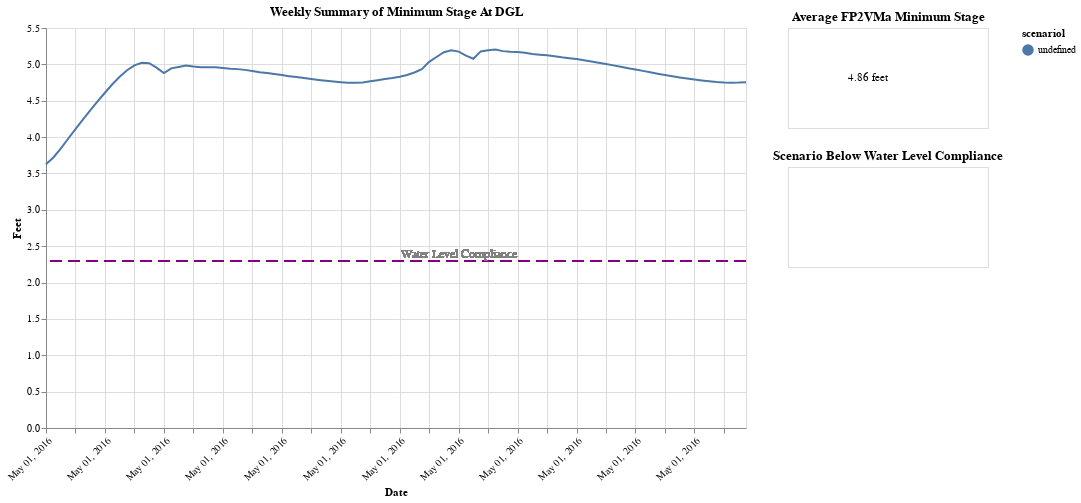

Source (notebook cell):
### Code cell
elev_cols = ["scenario"]

base_elevation = alt.Chart(filtered_df).mark_line().encode(
        x=alt.X('yearmonthdatehoursminutes(datetime):T', title='Date', axis=alt.Axis(format='%b %d, %Y', labelAngle=-45)),
        y=alt.Y('water_level:Q', title='Feet'),
        color='scenariol:N'
    ).transform_fold(
        ["scenario"],  # Columns to be "melted" into a long format
        as_=['model', 'value']  # New column names
    ).add_params(
        interval
    ).properties(
        title="Weekly Summary of Minimum Stage At DGL"
    )
yrule_wl = alt.Chart(filtered_df).mark_rule(color = "purple", strokeDash=[12, 6], size=1.5).encode(
            y=alt.datum(2.3)
    )
yrule_wl_text = alt.Chart(filtered_df).mark_text(
        text="Water Level Compliance",
        align="left",
        baseline="bottom",
        fontSize=12,
        color="grey",
        dx=5  # Offset text slightly to the right of the rule
    ).encode(
        y=alt.datum(2.3)  # Same y position as the rule
    )
nearest_elev = alt.selection_point(nearest=True, on="pointerover",
                                  fields=["datetime"], empty=False)
points_elev = base_elevation.mark_point().encode(
        opacity=alt.condition(nearest_elev, alt.value(1), alt.value(0))
    )
rules_elev = alt.Chart(filtered_df).mark_rule(color="gray", opacity=0).encode(
        x="datetime:T",
        opacity=alt.condition(nearest_elev, alt.value(0.3), alt.value(0)),
    ).add_params(nearest_elev)
when_near = alt.when(nearest_elev)
text = base_elevation.mark_text(
        align="left", dx=5, dy=-5
    ).transform_calculate(
        label='format(datum.water_level, ".2f") + " feet"'
    ).encode(
        text=when_near.then("label:N").otherwise(alt.value(" "))
    )
average_scenario_stage = alt.Chart(filtered_df).mark_text(align='right').encode(
            y=alt.Y('stat:N', axis=None),
            text=alt.Text('summary:N')
        ).transform_filter(
            interval
        ).transform_aggregate(
            average_stage='mean(water_level)'
        ).transform_fold(
            ['average_stage'],  # Separate each statistic
            as_=['stat', 'value']
        ).transform_calculate(
            summary='format(datum.average_stage, ".2f") + " feet"'
        )
avg_stage = average_scenario_stage.encode(text='summary:N').properties(
            title=alt.Title(text='Average FP2VMa Minimum Stage', align='center')
    )
scenario_duration_below_wl = alt.Chart(filtered_df).mark_text(align='right').encode(
        y=alt.Y('wl_stat:N', axis=None),
            text=alt.Text('below_wl:N')
        # ).transform_filter(
        #     interval
        ).transform_filter(
            "datum.FPV1Ma < 2.3"
        ).transform_aggregate(
            total_time_below_wl='sum(time_unit)'
        ).transform_calculate(
            below_wl='format(datum.total_time_below_wl, ".2f") + " hour"'
        ).properties(
            title=alt.Title(text='Scenario Below Water Level Compliance', align='center')
        )

# modeled_historic_below_wl = alt.Chart(filtered_df).mark_text(align='right').encode(
#         y=alt.Y('wl_stat:N', axis=None),
#             text=alt.Text('below_wl:N')
#         ).transform_filter(
#             interval
#         ).transform_filter(
#             "datum.Modeled_Historic < 2.3"
#         ).transform_aggregate(
#             total_time_below_wl='sum(time_unit)'
#         ).transform_calculate(
#             below_wl='format(datum.total_time_below_wl, ".2f") + " hour"'
#         ).properties(
#             title=alt.Title(text='Modeled Historic Below Water Level Compliance', align='center')
#         )
    
avg_stage = avg_stage.properties(width=200, height=100)
scenario_duration_below_wl = scenario_duration_below_wl.properties(width=200, height=100)
# modeled_historic_below_wl = modeled_historic_below_wl.properties(width=200, height=100)
    # (base, points, yrule, rules, area_dgl_true
weekly_min_stage_chart = alt.layer(base_elevation, 
                              points_elev, 
                              yrule_wl, 
                              yrule_wl_text,
                              rules_elev,
                            #   area_dgl_true,
                              text
    ).properties(width=700, height=400)
    
combined_elev_text = alt.vconcat(
        avg_stage,
        scenario_duration_below_wl,
        # modeled_historic_below_wl
    )
combined_elev_chart = alt.hconcat(
        weekly_min_stage_chart,
        combined_elev_text
    )

combined_elev_chart
# avg_stage

### Figure 1 — Vega-Lite specification as saved in the notebook (floating-point values rounded to 4 significant figures)
{"config": {"view": {"continuousWidth": 300, "continuousHeight": 300}}, "hconcat": [{"layer": [{"mark": {"type": "line"}, "encoding": {"color": {"field": "scenariol", "type": "nominal"}, "x": {"axis": {"format": "%b %d, %Y", "labelAngle": -45}, "field": "datetime", "timeUnit": "yearmonthdatehoursminutes", "title": "Date", "type": "temporal"}, "y": {"field": "water_level", "title": "Feet", "type": "quantitative"}}, "name": "view_51", "title": "Weekly Summary of Minimum Stage At DGL", "transform": [{"fold": ["scenario"], "as": ["model", "value"]}]}, {"mark": {"type": "point"}, "encoding": {"color": {"field": "scenariol", "type": "nominal"}, "opacity": {"condition": {"param": "param_27", "value": 1, "empty": false}, "value": 0}, "x": {"axis": {"format": "%b %d, %Y", "labelAngle": -45}, "field": "datetime", "timeUnit": "yearmonthdatehoursminutes", "title": "Date", "type": "temporal"}, "y": {"field": "water_level", "title": "Feet", "type": "quantitative"}}, "title": "Weekly Summary of Minimum Stage At DGL", "transform": [{"fold": ["scenario"], "as": ["model", "value"]}]}, {"mark": {"type": "rule", "color": "purple", "size": 1.5, "strokeDash": [12, 6]}, "encoding": {"y": {"datum": 2.3}}}, {"mark": {"type": "text", "align": "left", "baseline": "bottom", "color": "grey", "dx": 5, "fontSize": 12, "text": "Water Level Compliance"}, "encoding": {"y": {"datum": 2.3}}}, {"mark": {"type": "rule", "color": "gray", "opacity": 0}, "encoding": {"opacity": {"condition": {"param": "param_27", "value": 0.3, "empty": false}, "value": 0}, "x": {"field": "datetime", "type": "temporal"}}, "name": "view_52"}, {"mark": {"type": "text", "align": "left", "dx": 5, "dy": -5}, "encoding": {"color": {"field": "scenariol", "type": "nominal"}, "text": {"condition": {"param": "param_27", "empty": false, "field": "label", "type": "nominal"}, "value": " "}, "x": {"axis": {"format": "%b %d, %Y", "labelAngle": -45}, "field": "datetime", "timeUnit": "yearmonthdatehoursminutes", "title": "Date", "type": "temporal"}, "y": {"field": "water_level", "title": "Feet", "type": "quantitative"}}, "title": "Weekly Summary of Minimum Stage At DGL", "transform": [{"fold": ["scenario"], "as": ["model", "value"]}, {"calculate": "format(datum.water_level, \".2f\") + \" feet\"", "as": "label"}]}], "height": 400, "width": 700}, {"vconcat": [{"mark": {"type": "text", "align": "right"}, "encoding": {"text": {"field": "summary", "type": "nominal"}, "y": {"axis": null, "field": "stat", "type": "nominal"}}, "height": 100, "title": {"text": "Average FP2VMa Minimum Stage", "align": "center"}, "transform": [{"filter": {"param": "param_5"}}, {"aggregate": [{"op": "mean", "field": "water_level", "as": "average_stage"}]}, {"fold": ["average_stage"], "as": ["stat", "value"]}, {"calculate": "format(datum.average_stage, \".2f\") + \" feet\"", "as": "summary"}], "width": 200}, {"mark": {"type": "text", "align": "right"}, "encoding": {"text": {"field": "below_wl", "type": "nominal"}, "y": {"axis": null, "field": "wl_stat", "type": "nominal"}}, "height": 100, "title": {"text": "Scenario Below Water Level Compliance", "align": "center"}, "transform": [{"filter": "datum.FPV1Ma < 2.3"}, {"aggregate": [{"op": "sum", "field": "time_unit", "as": "total_time_below_wl"}]}, {"calculate": "format(datum.total_time_below_wl, \".2f\") + \" hour\"", "as": "below_wl"}], "width": 200}]}], "data": {"name": "data-7d511115bbef4cd266e20d3cd0b5cb03"}, "params": [{"name": "param_5", "select": {"type": "interval", "encodings": ["x"], "mark": {"fill": "blue"}}, "views": ["view_51"]}, {"name": "param_27", "select": {"type": "point", "fields": ["datetime"], "nearest": true, "on": "pointerover"}, "views": ["view_52"]}], "$schema": "https://vega.github.io/schema/vega-lite/v5.20.1.json", "datasets": {"data-7d511115bbef4cd266e20d3cd0b5cb03": [{"datetime": "2016-05-01T00:00:00", "water_level": 3.627, "unit": "FEET", "gate": "DGL", "parameter": "STAGE", "scenario": "FPV1MA", "year": 2016, "time_unit": 0.25, "week": 17}, {"datetime": "2016-05-01T00:15:00", "water_level": 3.72, "unit": "FEET", "gate": "DGL", "parameter": "STAGE", "scenario": "FPV1MA", "year": 2016, "time_unit": 0.25, "week": 17}, {"datetime": "2016-05-01T00:30:00", "water_level": 3.841, "unit": "FEET", "gate": "DGL", "parameter": "STAGE", "scenario": "FPV1MA", "year": 2016, "time_unit": 0.25, "week": 17}, {"datetime": "2016-05-01T00:45:00", "water_level": 3.977, "unit": "FEET", "gate": "DGL", "parameter": "STAGE", "scenario": "FPV1MA", "year": 2016, "time_unit": 0.25, "week": 17}, {"datetime": "2016-05-01T01:00:00", "water_level": 4.111, "unit": "FEET", "gate": "DGL", "parameter": "STAGE", "scenario": "FPV1MA", "year": 2016, "time_unit": 0.25, "week": 17}, {"datetime": "2016-05-01T01:15:00", "water_level": 4.241, "unit": "FEET", "gate": "DGL", "parameter": "STAGE", "scenario": "FPV1MA", "year": 2016, "time_unit": 0.25, "week": 17}, {"datetime": "2016-05-01T01:30:00", "water_level": 4.366, "unit": "FEET", "gate": "DGL", "parameter": "STAGE", "scenario": "FPV1MA", "year": 2016, "time_unit": 0.25, "week": 17}, {"datetime": "2016-05-01T01:45:00", "water_level": 4.49, "unit": "FEET", "gate": "DGL", "parameter": "STAGE", "scenario": "FPV1MA", "year": 2016, "time_unit": 0.25, "week": 17}, {"datetime": "2016-05-01T02:00:00", "water_level": 4.61, "unit": "FEET", "gate": "DGL", "parameter": "STAGE", "scenario": "FPV1MA", "year": 2016, "time_unit": 0.25, "week": 17}, {"datetime": "2016-05-01T02:15:00", "water_level": 4.727, "unit": "FEET", "gate": "DGL", "parameter": "STAGE", "scenario": "FPV1MA", "year": 2016, "time_unit": 0.25, "week": 17}, {"datetime": "2016-05-01T02:30:00", "water_level": 4.83, "unit": "FEET", "gate": "DGL", "parameter": "STAGE", "scenario": "FPV1MA", "year": 2016, "time_unit": 0.25, "week": 17}, {"datetime": "2016-05-01T02:45:00", "water_level": 4.919, "unit": "FEET", "gate": "DGL", "parameter": "STAGE", "scenario": "FPV1MA", "year": 2016, "time_unit": 0.25, "week": 17}, {"datetime": "2016-05-01T03:00:00", "water_level": 4.985, "unit": "FEET", "gate": "DGL", "parameter": "STAGE", "scenario": "FPV1MA", "year": 2016, "time_unit": 0.25, "week": 17}, {"datetime": "2016-05-01T03:15:00", "water_level": 5.023, "unit": "FEET", "gate": "DGL", "parameter": "STAGE", "scenario": "FPV1MA", "year": 2016, "time_unit": 0.25, "week": 17}, {"datetime": "2016-05-01T03:30:00", "water_level": 5.017, "unit": "FEET", "gate": "DGL", "parameter": "STAGE", "scenario": "FPV1MA", "year": 2016, "time_unit": 0.25, "week": 17}, {"datetime": "2016-05-01T03:45:00", "water_level": 4.955, "unit": "FEET", "gate": "DGL", "parameter": "STAGE", "scenario": "FPV1MA", "year": 2016, "time_unit": 0.25, "week": 17}, {"datetime": "2016-05-01T04:00:00", "water_level": 4.88, "unit": "FEET", "gate": "DGL", "parameter": "STAGE", "scenario": "FPV1MA", "year": 2016, "time_unit": 0.25, "week": 17}, {"datetime": "2016-05-01T04:15:00", "water_level": 4.945, "unit": "FEET", "gate": "DGL", "parameter": "STAGE", "scenario": "FPV1MA", "year": 2016, "time_unit": 0.25, "week": 17}, {"datetime": "2016-05-01T04:30:00", "water_level": 4.965, "unit": "FEET", "gate": "DGL", "parameter": "STAGE", "scenario": "FPV1MA", "year": 2016, "time_unit": 0.25, "week": 17}, {"datetime": "2016-05-01T04:45:00", "water_level": 4.985, "unit": "FEET", "gate": "DGL", "parameter": "STAGE", "scenario": "FPV1MA", "year": 2016, "time_unit": 0.25, "week": 17}, {"datetime": "2016-05-01T05:00:00", "water_level": 4.97, "unit": "FEET", "gate": "DGL", "parameter": "STAGE", "scenario": "FPV1MA", "year": 2016, "time_unit": 0.25, "week": 17}, {"datetime": "2016-05-01T05:15:00", "water_level": 4.959, "unit": "FEET", "gate": "DGL", "parameter": "STAGE", "scenario": "FPV1MA", "year": 2016, "time_unit": 0.25, "week": 17}, {"datetime": "2016-05-01T05:30:00", "water_level": 4.96, "unit": "FEET", "gate": "DGL", "parameter": "STAGE", "scenario": "FPV1MA", "year": 2016, "time_unit": 0.25, "week": 17}, {"datetime": "2016-05-01T05:45:00", "water_level": 4.96, "unit": "FEET", "gate": "DGL", "parameter": "STAGE", "scenario": "FPV1MA", "year": 2016, "time_unit": 0.25, "week": 17}, {"datetime": "2016-05-01T06:00:00", "water_level": 4.95, "unit": "FEET", "gate": "DGL", "parameter": "STAGE", "scenario": "FPV1MA", "year": 2016, "time_unit": 0.25, "week": 17}, {"datetime": "2016-05-01T06:15:00", "water_level": 4.941, "unit": "FEET", "gate": "DGL", "parameter": "STAGE", "scenario": "FPV1MA", "year": 2016, "time_unit": 0.25, "week": 17}, {"datetime": "2016-05-01T06:30:00", "water_level": 4.935, "unit": "FEET", "gate": "DGL", "parameter": "STAGE", "scenario": "FPV1MA", "year": 2016, "time_unit": 0.25, "week": 17}, {"datetime": "2016-05-01T06:45:00", "water_level": 4.924, "unit": "FEET", "gate": "DGL", "parameter": "STAGE", "scenario": "FPV1MA", "year": 2016, "time_unit": 0.25, "week": 17}, {"datetime": "2016-05-01T07:00:00", "water_level": 4.908, "unit": "FEET", "gate": "DGL", "parameter": "STAGE", "scenario": "FPV1MA", "year": 2016, "time_unit": 0.25, "week": 17}, {"datetime": "2016-05-01T07:15:00", "water_level": 4.892, "unit": "FEET", "gate": "DGL", "parameter": "STAGE", "scenario": "FPV1MA", "year": 2016, "time_unit": 0.25, "week": 17}, {"datetime": "2016-05-01T07:30:00", "water_level": 4.881, "unit": "FEET", "gate": "DGL", "parameter": "STAGE", "scenario": "FPV1MA", "year": 2016, "time_unit": 0.25, "week": 17}, {"datetime": "2016-05-01T07:45:00", "water_level": 4.868, "unit": "FEET", "gate": "DGL", "parameter": "STAGE", "scenario": "FPV1MA", "year": 2016, "time_unit": 0.25, "week": 17}, {"datetime": "2016-05-01T08:00:00", "water_level": 4.853, "unit": "FEET", "gate": "DGL", "parameter": "STAGE", "scenario": "FPV1MA", "year": 2016, "time_unit": 0.25, "week": 17}, {"datetime": "2016-05-01T08:15:00", "water_level": 4.838, "unit": "FEET", "gate": "DGL", "parameter": "STAGE", "scenario": "FPV1MA", "year": 2016, "time_unit": 0.25, "week": 17}, {"datetime": "2016-05-01T08:30:00", "water_level": 4.825, "unit": "FEET", "gate": "DGL", "parameter": "STAGE", "scenario": "FPV1MA", "year": 2016, "time_unit": 0.25, "week": 17}, {"datetime": "2016-05-01T08:45:00", "water_level": 4.812, "unit": "FEET", "gate": "DGL", "parameter": "STAGE", "scenario": "FPV1MA", "year": 2016, "time_unit": 0.25, "week": 17}, {"datetime": "2016-05-01T09:00:00", "water_level": 4.799, "unit": "FEET", "gate": "DGL", "parameter": "STAGE", "scenario": "FPV1MA", "year": 2016, "time_unit": 0.25, "week": 17}, {"datetime": "2016-05-01T09:15:00", "water_level": 4.786, "unit": "FEET", "gate": "DGL", "parameter": "STAGE", "scenario": "FPV1MA", "year": 2016, "time_unit": 0.25, "week": 17}, {"datetime": "2016-05-01T09:30:00", "water_level": 4.774, "unit": "FEET", "gate": "DGL", "parameter": "STAGE", "scenario": "FPV1MA", "year": 2016, "time_unit": 0.25, "week": 17}, {"datetime": "2016-05-01T09:45:00", "water_level": 4.765, "unit": "FEET", "gate": "DGL", "parameter": "STAGE", "scenario": "FPV1MA", "year": 2016, "time_unit": 0.25, "week": 17}, {"datetime": "2016-05-01T10:00:00", "water_level": 4.755, "unit": "FEET", "gate": "DGL", "parameter": "STAGE", "scenario": "FPV1MA", "year": 2016, "time_unit": 0.25, "week": 17}, {"datetime": "2016-05-01T10:15:00", "water_level": 4.748, "unit": "FEET", "gate": "DGL", "parameter": "STAGE", "scenario": "FPV1MA", "year": 2016, "time_unit": 0.25, "week": 17}, {"datetime": "2016-05-01T10:30:00", "water_level": 4.746, "unit": "FEET", "gate": "DGL", "parameter": "STAGE", "scenario": "FPV1MA", "year": 2016, "time_unit": 0.25, "week": 17}, {"datetime": "2016-05-01T10:45:00", "water_level": 4.751, "unit": "FEET", "gate": "DGL", "parameter": "STAGE", "scenario": "FPV1MA", "year": 2016, "time_unit": 0.25, "week": 17}, {"datetime": "2016-05-01T11:00:00", "water_level": 4.767, "unit": "FEET", "gate": "DGL", "parameter": "STAGE", "scenario": "FPV1MA", "year": 2016, "time_unit": 0.25, "week": 17}, {"datetime": "2016-05-01T11:15:00", "water_level": 4.782, "unit": "FEET", "gate": "DGL", "parameter": "STAGE", "scenario": "FPV1MA", "year": 2016, "time_unit": 0.25, "week": 17}, {"datetime": "2016-05-01T11:30:00", "water_level": 4.798, "unit": "FEET", "gate": "DGL", "parameter": "STAGE", "scenario": "FPV1MA", "year": 2016, "time_unit": 0.25, "week": 17}, {"datetime": "2016-05-01T11:45:00", "water_level": 4.812, "unit": "FEET", "gate": "DGL", "parameter": "STAGE", "scenario": "FPV1MA", "year": 2016, "time_unit": 0.25, "week": 17}, {"datetime": "2016-05-01T12:00:00", "water_level": 4.831, "unit": "FEET", "gate": "DGL", "parameter": "STAGE", "scenario": "FPV1MA", "year": 2016, "time_unit": 0.25, "week": 17}, {"datetime": "2016-05-01T12:15:00", "water_level": 4.853, "unit": "FEET", "gate": "DGL", "parameter": "STAGE", "scenario": "FPV1MA", "year": 2016, "time_unit": 0.25, "week": 17}, {"datetime": "2016-05-01T12:30:00", "water_level": 4.889, "unit": "FEET", "gate": "DGL", "parameter": "STAGE", "scenario": "FPV1MA", "year": 2016, "time_unit": 0.25, "week": 17}, {"datetime": "2016-05-01T12:45:00", "water_level": 4.933, "unit": "FEET", "gate": "DGL", "parameter": "STAGE", "scenario": "FPV1MA", "year": 2016, "time_unit": 0.25, "week": 17}, {"datetime": "2016-05-01T13:00:00", "water_level": 5.035, "unit": "FEET", "gate": "DGL", "parameter": "STAGE", "scenario": "FPV1MA", "year": 2016, "time_unit": 0.25, "week": 17}, {"datetime": "2016-05-01T13:15:00", "water_level": 5.101, "unit": "FEET", "gate": "DGL", "parameter": "STAGE", "scenario": "FPV1MA", "year": 2016, "time_unit": 0.25, "week": 17}, {"datetime": "2016-05-01T13:30:00", "water_level": 5.166, "unit": "FEET", "gate": "DGL", "parameter": "STAGE", "scenario": "FPV1MA", "year": 2016, "time_unit": 0.25, "week": 17}, {"datetime": "2016-05-01T13:45:00", "water_level": 5.194, "unit": "FEET", "gate": "DGL", "parameter": "STAGE", "scenario": "FPV1MA", "year": 2016, "time_unit": 0.25, "week": 17}, {"datetime": "2016-05-01T14:00:00", "water_level": 5.176, "unit": "FEET", "gate": "DGL", "parameter": "STAGE", "scenario": "FPV1MA", "year": 2016, "time_unit": 0.25, "week": 17}, {"datetime": "2016-05-01T14:15:00", "water_level": 5.12, "unit": "FEET", "gate": "DGL", "parameter": "STAGE", "scenario": "FPV1MA", "year": 2016, "time_unit": 0.25, "week": 17}, {"datetime": "2016-05-01T14:30:00", "water_level": 5.077, "unit": "FEET", "gate": "DGL", "parameter": "STAGE", "scenario": "FPV1MA", "year": 2016, "time_unit": 0.25, "week": 17}, {"datetime": "2016-05-01T14:45:00", "water_level": 5.178, "unit": "FEET", "gate": "DGL", "parameter": "STAGE", "scenario": "FPV1MA", "year": 2016, "time_unit": 0.25, "week": 17}, {"datetime": "2016-05-01T15:00:00", "water_level": 5.193, "unit": "FEET", "gate": "DGL", "parameter": "STAGE", "scenario": "FPV1MA", "year": 2016, "time_unit": 0.25, "week": 17}, {"datetime": "2016-05-01T15:15:00", "water_level": 5.205, "unit": "FEET", "gate": "DGL", "parameter": "STAGE", "scenario": "FPV1MA", "year": 2016, "time_unit": 0.25, "week": 17}, {"datetime": "2016-05-01T15:30:00", "water_level": 5.182, "unit": "FEET", "gate": "DGL", "parameter": "STAGE", "scenario": "FPV1MA", "year": 2016, "time_unit": 0.25, "week": 17}, {"datetime": "2016-05-01T15:45:00", "water_level": 5.173, "unit": "FEET", "gate": "DGL", "parameter": "STAGE", "scenario": "FPV1MA", "year": 2016, "time_unit": 0.25, "week": 17}, {"datetime": "2016-05-01T16:00:00", "water_level": 5.169, "unit": "FEET", "gate": "DGL", "parameter": "STAGE", "scenario": "FPV1MA", "year": 2016, "time_unit": 0.25, "week": 17}, {"datetime": "2016-05-01T16:15:00", "water_level": 5.159, "unit": "FEET", "gate": "DGL", "parameter": "STAGE", "scenario": "FPV1MA", "year": 2016, "time_unit": 0.25, "week": 17}, {"datetime": "2016-05-01T16:30:00", "water_level": 5.143, "unit": "FEET", "gate": "DGL", "parameter": "STAGE", "scenario": "FPV1MA", "year": 2016, "time_unit": 0.25, "week": 17}, {"datetime": "2016-05-01T16:45:00", "water_level": 5.133, "unit": "FEET", "gate": "DGL", "parameter": "STAGE", "scenario": "FPV1MA", "year": 2016, "time_unit": 0.25, "week": 17}, {"datetime": "2016-05-01T17:00:00", "water_level": 5.125, "unit": "FEET", "gate": "DGL", "parameter": "STAGE", "scenario": "FPV1MA", "year": 2016, "time_unit": 0.25, "week": 17}, {"datetime": "2016-05-01T17:15:00", "water_level": 5.112, "unit": "FEET", "gate": "DGL", "parameter": "STAGE", "scenario": "FPV1MA", "year": 2016, "time_unit": 0.25, "week": 17}, {"datetime": "2016-05-01T17:30:00", "water_level": 5.097, "unit": "FEET", "gate": "DGL", "parameter": "STAGE", "scenario": "FPV1MA", "year": 2016, "time_unit": 0.25, "week": 17}, {"datetime": "2016-05-01T17:45:00", "water_level": 5.084, "unit": "FEET", "gate": "DGL", "parameter": "STAGE", "scenario": "FPV1MA", "year": 2016, "time_unit": 0.25, "week": 17}, {"datetime": "2016-05-01T18:00:00", "water_level": 5.073, "unit": "FEET", "gate": "DGL", "parameter": "STAGE", "scenario": "FPV1MA", "year": 2016, "time_unit": 0.25, "week": 17}, {"datetime": "2016-05-01T18:15:00", "water_level": 5.058, "unit": "FEET", "gate": "DGL", "parameter": "STAGE", "scenario": "FPV1MA", "year": 2016, "time_unit": 0.25, "week": 17}, {"datetime": "2016-05-01T18:30:00", "water_level": 5.041, "unit": "FEET", "gate": "DGL", "parameter": "STAGE", "scenario": "FPV1MA", "year": 2016, "time_unit": 0.25, "week": 17}, {"datetime": "2016-05-01T18:45:00", "water_level": 5.023, "unit": "FEET", "gate": "DGL", "parameter": "STAGE", "scenario": "FPV1MA", "year": 2016, "time_unit": 0.25, "week": 17}, {"datetime": "2016-05-01T19:00:00", "water_level": 5.005, "unit": "FEET", "gate": "DGL", "parameter": "STAGE", "scenario": "FPV1MA", "year": 2016, "time_unit": 0.25, "week": 17}, {"datetime": "2016-05-01T19:15:00", "water_level": 4.986, "unit": "FEET", "gate": "DGL", "parameter": "STAGE", "scenario": "FPV1MA", "year": 2016, "time_unit": 0.25, "week": 17}, {"datetime": "2016-05-01T19:30:00", "water_level": 4.967, "unit": "FEET", "gate": "DGL", "parameter": "STAGE", "scenario": "FPV1MA", "year": 2016, "time_unit": 0.25, "week": 17}, {"datetime": "2016-05-01T19:45:00", "water_level": 4.948, "unit": "FEET", "gate": "DGL", "parameter": "STAGE", "scenario": "FPV1MA", "year": 2016, "time_unit": 0.25, "week": 17}, {"datetime": "2016-05-01T20:00:00", "water_level": 4.929, "unit": "FEET", "gate": "DGL", "parameter": "STAGE", "scenario": "FPV1MA", "year": 2016, "time_unit": 0.25, "week": 17}, {"datetime": "2016-05-01T20:15:00", "water_level": 4.91, "unit": "FEET", "gate": "DGL", "parameter": "STAGE", "scenario": "FPV1MA", "year": 2016, "time_unit": 0.25, "week": 17}, {"datetime": "2016-05-01T20:30:00", "water_level": 4.891, "unit": "FEET", "gate": "DGL", "parameter": "STAGE", "scenario": "FPV1MA", "year": 2016, "time_unit": 0.25, "week": 17}, {"datetime": "2016-05-01T20:45:00", "water_level": 4.872, "unit": "FEET", "gate": "DGL", "parameter": "STAGE", "scenario": "FPV1MA", "year": 2016, "time_unit": 0.25, "week": 17}, {"datetime": "2016-05-01T21:00:00", "water_level": 4.854, "unit": "FEET", "gate": "DGL", "parameter": "STAGE", "scenario": "FPV1MA", "year": 2016, "time_unit": 0.25, "week": 17}, {"datetime": "2016-05-01T21:15:00", "water_level": 4.836, "unit": "FEET", "gate": "DGL", "parameter": "STAGE", "scenario": "FPV1MA", "year": 2016, "time_unit": 0.25, "week": 17}, {"datetime": "2016-05-01T21:30:00", "water_level": 4.819, "unit": "FEET", "gate": "DGL", "parameter": "STAGE", "scenario": "FPV1MA", "year": 2016, "time_unit": 0.25, "week": 17}, {"datetime": "2016-05-01T21:45:00", "water_level": 4.804, "unit": "FEET", "gate": "DGL", "parameter": "STAGE", "scenario": "FPV1MA", "year": 2016, "time_unit": 0.25, "week": 17}, {"datetime": "2016-05-01T22:00:00", "water_level": 4.791, "unit": "FEET", "gate": "DGL", "parameter": "STAGE", "scenario": "FPV1MA", "year": 2016, "time_unit": 0.25, "week": 17}, {"datetime": "2016-05-01T22:15:00", "water_level": 4.778, "unit": "FEET", "gate": "DGL", "parameter": "STAGE", "scenario": "FPV1MA", "year": 2016, "time_unit": 0.25, "week": 17}, {"datetime": "2016-05-01T22:30:00", "water_level": 4.767, "unit": "FEET", "gate": "DGL", "parameter": "STAGE", "scenario": "FPV1MA", "year": 2016, "time_unit": 0.25, "week": 17}, {"datetime": "2016-05-01T22:45:00", "water_level": 4.757, "unit": "FEET", "gate": "DGL", "parameter": "STAGE", "scenario": "FPV1MA", "year": 2016, "time_unit": 0.25, "week": 17}, {"datetime": "2016-05-01T23:00:00", "water_level": 4.751, "unit": "FEET", "gate": "DGL", "parameter": "STAGE", "scenario": "FPV1MA", "year": 2016, "time_unit": 0.25, "week": 17}, {"datetime": "2016-05-01T23:15:00", "water_level": 4.749, "unit": "FEET", "gate": "DGL", "parameter": "STAGE", "scenario": "FPV1MA", "year": 2016, "time_unit": 0.25, "week": 17}, {"datetime": "2016-05-01T23:30:00", "water_level": 4.75, "unit": "FEET", "gate": "DGL", "parameter": "STAGE", "scenario": "FPV1MA", "year": 2016, "time_unit": 0.25, "week": 17}, {"datetime": "2016-05-01T23:45:00", "water_level": 4.753, "unit": "FEET", "gate": "DGL", "parameter": "STAGE", "scenario": "FPV1MA", "year": 2016, "time_unit": 0.25, "week": 17}]}}
